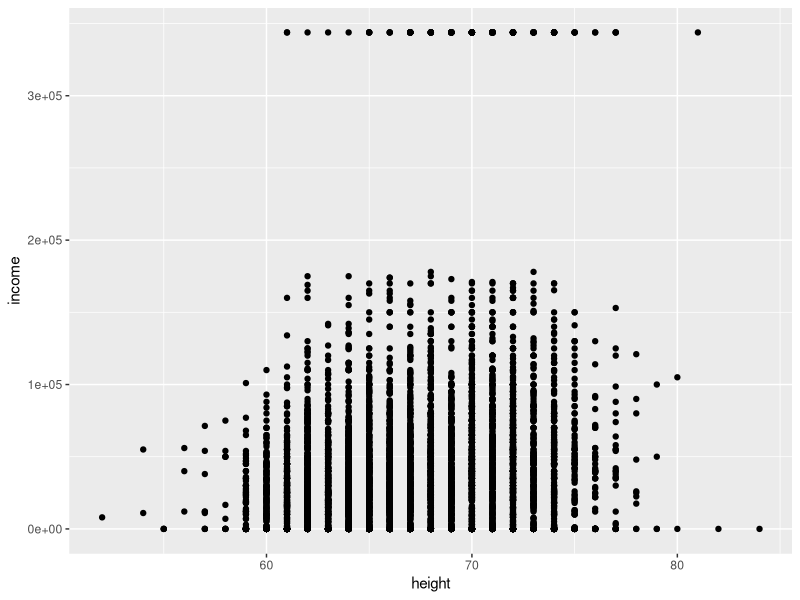

R code for this plot:
## ---- chunk 1
library(modelr)
?modelr::heights
x <- modelr::heights
attach(x)
heights$heightInt <- cut(heights$height, breaks = 8)
knitr::kable(summary(heights[,1:4]))
knitr::kable(summary(heights[,5:9]))

## ---- chunk 2
install.packages("ggplot2")
library("ggplot2")
ggplot(heights, mapping =aes(x = height, y = income))+geom_point()
